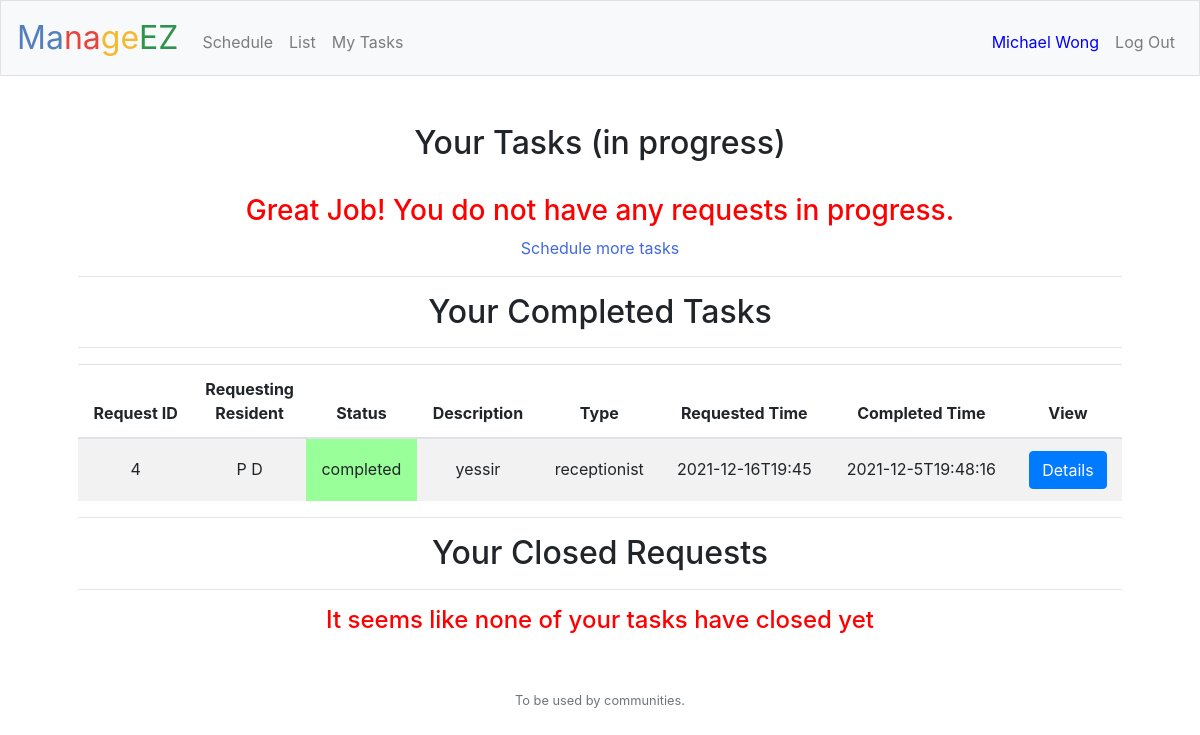
/tasks (signed in), run on the app's committed database.
### tables this page shows
CREATE TABLE 'users' ('id' integer PRIMARY KEY AUTOINCREMENT NOT NULL, 'username' text, 'password' text, 'type' text, 'community' text, 'expertise' text DEFAULT 'resident');

CREATE TABLE "calls" ('request_id' integer PRIMARY KEY NOT NULL, 'resident_id' integer NOT NULL, 'staff_id' integer, 'status' text NOT NULL, 'description' text NOT NULL, 'requirement' text NOT NULL, 'req_t' text NOT NULL, 'accept_t' text, 'complete_t' text, 's_description' text, 'rating' integer, 'complaints' text);

### application.py (the view, shortened to what this page needs)
@app.route("/tasks", methods=["GET", "POST"])
@login_required
def tasks():
    if request.method == "POST":
        redirect('/')
    else:
        if session["type"] == "staff":
            rows = db.execute("SELECT DISTINCT request_id, resident_id, status, description, requirement, req_t, accept_t FROM calls JOIN users ON resident_id WHERE users.community = :com AND calls.status = 'in progress' AND calls.staff_id = :uid", com = session["comm"], uid = session["user_id"])
            req_list = []
            rows2 = db.execute("SELECT DISTINCT request_id, resident_id, status, description, requirement, req_t, complete_t, s_description FROM calls JOIN users ON resident_id WHERE users.community = :com AND calls.status = 'completed' OR calls.status = 'closed' AND calls.staff_id = :uid", com = session["comm"], uid = session["user_id"])
            req_list2 = []
            for row in rows2:
                name = db.execute("SELECT username FROM users WHERE id = :uid", uid=row["resident_id"])
                req_list2.append({
                    "id": row["request_id"],
                    "name": name[0]["username"],
                    "status": row["status"],
                    "description": row["description"],
                    "requirement": row["requirement"],
                    "time": row["req_t"],
                    "completed": row["complete_t"],
                    "s_desc": row["s_description"]
                })
            rows3 = db.execute("SELECT DISTINCT request_id, resident_id, status, description, requirement, req_t, complete_t, s_description, rating, complaints FROM calls JOIN users ON resident_id WHERE users.community = :com AND calls.status = 'closed' AND calls.staff_id = :uid", com = session["comm"], uid = session["user_id"])
            req_list3 = []
            request_id = request.args.get('rid')
            completion_time = request.args.get('comp')
            description = request.args.get('desc')
            if request_id and completion_time and description:
                flash('Request Completed')
                db.execute("UPDATE calls SET status = 'completed', staff_id = :uid, complete_t = :ct, s_description = :sdc WHERE request_id = :rid", uid=session["user_id"], rid = request_id, ct = completion_time, sdc = description)
            return render_template('tasks.html', comp=req_list2, prog=req_list, clos=req_list3, comm=session["comm"])
        else:
            return apology("Forbidden", 403)

### application.py (called while the page is built)
@app.after_request
def after_request(response):
    response.headers["Cache-Control"] = "no-cache, no-store, must-revalidate"
    response.headers["Expires"] = 0
    response.headers["Pragma"] = "no-cache"
    return response

### helpers.py (called while the page is built)
def login_required(f):
    @wraps(f)
    def decorated_function(*args, **kwargs):
        if session.get("user_id") is None:
            return redirect("/login")
        return f(*args, **kwargs)
    return decorated_function

### templates/tasks.html (shortened to what this page needs)
{% extends "layout.html" %}
{% block main %}
    <link rel="stylesheet" href="/static/style.css">
    <h2>Your Tasks (in progress)</h2>
    <br>
    {% if prog %}
        <table class="table table-striped">
            <thead>
                <th>Request ID</th>
                <th>Requesting Resident</th>
                <th>Status</th>
                <th>Description</th>
                <th>Type</th>
                <th>Requested Time</th>
                <th>Accepted Time</th>
                <th>Complete Task</th>
            </thead>
            <tbody>
                {% for i in prog %}
                <tr>
                    <td id="{{i['id']}}" style="padding-top: 18px;" name="req_id">{{i["id"]}}</td>
                    <td style="padding-top: 18px;" name="name">{{i["name"]}}</td>
                    <td style="padding-top: 18px;" name="status">{{i["status"]}}</td>
                    <td style="padding-top: 18px;" name="description">{{i["description"]}}</td>
                    <td style="padding-top: 18px;" name="requirement">{{i["requirement"]}}</td>
                    <td style="padding-top: 18px;" name="time">{{i["time"]}}</td>
                    <td style="padding-top: 18px;" name="accepted">{{i["accepted"]}}</td>
                    <td><button id="{{i['id']}} btn" class="i btn btn-primary" type="submit">Complete</button></td>
                </tr>
                {% endfor %}
            </tbody>
        </table>
    {% else %}
        <h3 style="color: red;">Great Job! You do not have any requests in progress.</h3>
        <p style="color: royalblue;">Schedule more tasks</p>
    {% endif %}
    <hr>
    <h2>Your Completed Tasks</h2>
    <hr>
    {% if comp %}
        <table class="table table-striped">
            <thead>
                <th>Request ID</th>
                <th>Requesting Resident</th>
                <th>Status</th>
                <th>Description</th>
                <th>Type</th>
                <th>Requested Time</th>
                <th>Completed Time</th>
                <th>View</th>
            </thead>
            <tbody>
                {% for i in comp %}
                <tr>
                    <td id="{{i['id']}}" style="padding-top: 18px;" name="req_id">{{i["id"]}}</td>
                    <td width="15" style="padding-top: 18px;" name="name">{{i["name"]}}</td>
                    <td style="padding-top: 18px;" name="status">{{i["status"]}}</td>
                    <td style="padding-top: 18px;" name="description">{{i["description"]}}</td>
                    <td style="padding-top: 18px;" name="requirement">{{i["requirement"]}}</td>
                    <td style="padding-top: 18px;" name="time">{{i["time"]}}</td>
                    <td style="padding-top: 18px;" name="accepted">{{i["completed"]}}</td>
                    <td><button id="vbtn" class="{{i['id']}} c btn btn-primary" type="submit">Details</button></td>
                </tr>
                {% endfor %}
            </tbody>
        </table>
    {% else %}
        <h4 style="color: red;">It seems like you have not completed any requests yet</h4>
    {% endif %}
    <hr>
    <h2>Your Closed Requests</h2>
    <hr>
    {% if clos %}
        <table class="table table-striped">
            <thead>
                <th>Request ID</th>
                <th>Accepting Staff</th>
                <th>Status</th>
                <th>Description</th>
                <th>Type</th>
                <th>Requested Time</th>
                <th>Completed Time</th>
                <th>View</th>
            </thead>
            <tbody>
                {% for i in clos %}
                <tr>
                    <td id="{{i['id']}}" style="padding-top: 18px;" name="req_id">{{i["id"]}}</td>
                    <td width="15" style="padding-top: 18px;" name="name">{{i["name"]}}</td>
                    <td style="padding-top: 18px;" name="status">{{i["status"]}}</td>
                    <td style="padding-top: 18px;" name="description">{{i["description"]}}</td>
                    <td style="padding-top: 18px;" name="requirement">{{i["requirement"]}}</td>
                    <td style="padding-top: 18px;" name="time">{{i["time"]}}</td>
                    <td style="padding-top: 18px;" name="accepted">{{i["completed"]}}</td>
                    <td><button id="vbtn" class="{{i['id']}} c btn btn-primary" type="submit">Summary</button></td>
                </tr>
                <div id="popup" class="popup {{i['id']}}">
                    <div id="content">
                        <h4><u>Summary</u></h4>
                        <p><em><b>Staff's description:</b></em> {{i["s_desc"]}}</p>
                        <p><em><b>Your rating:</b></em> {{i["rating"]}}/5</p>
                        <p><em><b>Complaints:</b></em> {{i["r_desc"]}}</p>
                    </div>
                    <a id="close" class="close {{'id'}}" onclick="togglePopup();"><img src="/static/images/cancel.png" width="20" alt=""></a>
                </div>
                {% endfor %}
            </tbody>
        </table>
    {% else %}
        <h4 style="color: red;">It seems like none of your tasks have closed yet</h4>
    {% endif %}
{% endblock %}

### static/styles.css (style rules this page uses)
button { transition: 0.5s !important; }

### static/style.css (style rules this page uses)
.c { transition: 0.5s; }

### data on the page
users: name "P D"
calls: status "completed", description "yessir", requirement "receptionist", time "2021-12-16T19:45", completed "2021-12-5T19:48:16"

### other printed values
{{ session.username }} "Michael Wong"
{{ i["id"] }} "4"
